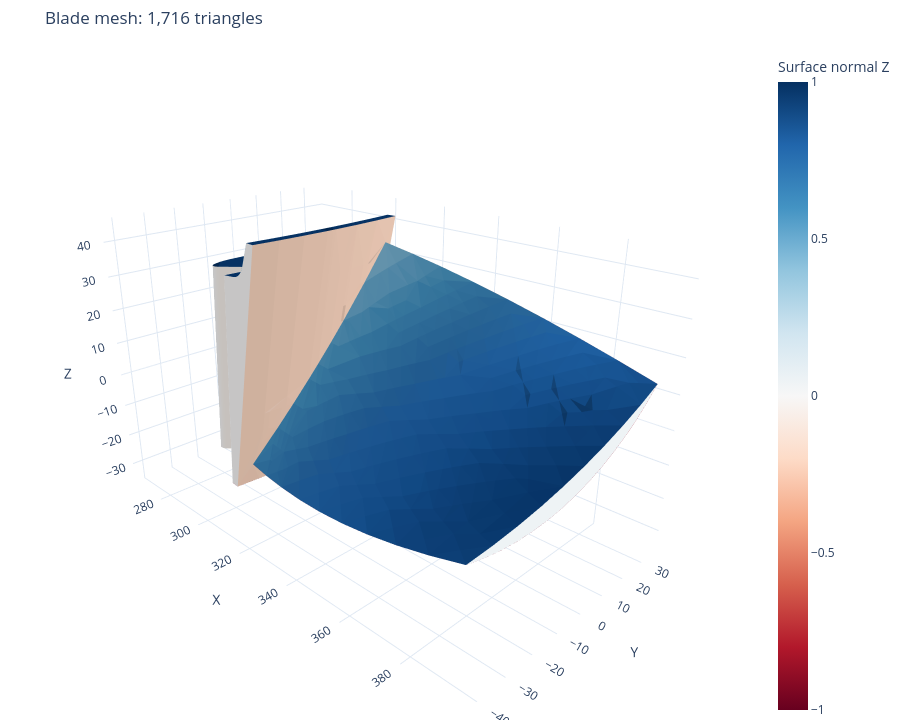

Here is the notebook cell this chart was saved with:
### Code cell
from pathlib import Path

import numpy as np
import plotly.graph_objects as go

blade_candidates = (
    Path.cwd() / "Blade.ast",
    Path.cwd() / "clean_simulation" / "notebooks" / "Blade.ast",
    Path("Blade.ast"),
)
blade_path = next((path for path in blade_candidates if path.is_file()), None)
if blade_path is None:
    raise FileNotFoundError("Could not find Blade.ast from the notebook working directory.")

vertex_rows = [
    line.split(maxsplit=1)[1]
    for line in blade_path.read_text(encoding="ascii").splitlines()
    if line.lstrip().startswith("vertex ")
]
vertices = np.array([np.fromstring(row, sep=" ") for row in vertex_rows])
triangles = vertices.reshape(-1, 3, 3)
triangle_starts = np.arange(len(triangles)) * 3
bounds = np.vstack((vertices.min(axis=0), vertices.max(axis=0)))

face_normals = np.cross(triangles[:, 1] - triangles[:, 0], triangles[:, 2] - triangles[:, 0])
face_normals /= np.linalg.vector_norm(face_normals, axis=1, keepdims=True)
vertical_orientation = face_normals[:, 2]

figure = go.Figure(
    go.Mesh3d(
        x=vertices[:, 0],
        y=vertices[:, 1],
        z=vertices[:, 2],
        i=triangle_starts,
        j=triangle_starts + 1,
        k=triangle_starts + 2,
        intensity=vertical_orientation,
        intensitymode="cell",
        colorscale="RdBu",
        cmin=-1,
        cmax=1,
        colorbar=dict(title="Surface normal Z"),
        flatshading=True,
        hovertemplate="X: %{x:.3f}<br>Y: %{y:.3f}<br>Z: %{z:.3f}<extra></extra>",
    )
)
figure.update_layout(
    title=f"Blade mesh: {len(triangles):,} triangles",
    template="plotly_white",
    height=720,
    margin=dict(l=0, r=0, b=0, t=48),
    scene=dict(
        aspectmode="data",
        xaxis_title="X",
        yaxis_title="Y",
        zaxis_title="Z",
        camera=dict(eye=dict(x=1.5, y=-1.5, z=0.9)),
    ),
)
figure.show(config={"scrollZoom": True, "displaylogo": False})

print(f"Loaded {blade_path.resolve()} with {len(triangles):,} triangles.")
print(f"Bounds: min={bounds[0]}, max={bounds[1]}")

### Figure 1 — Plotly figure (JSON) as saved in the notebook; plotly's stock layout.template omitted (floating-point values rounded to 4 significant figures; data arrays with more than 128 entries replaced by an {"elided": "..."} marker saying what was removed)
{"data": [{"cmax": 1, "cmin": -1, "colorbar": {"title": {"text": "Surface normal Z"}}, "colorscale": [[0, "rgb(103,0,31)"], [0.1, "rgb(178,24,43)"], [0.2, "rgb(214,96,77)"], [0.3, "rgb(244,165,130)"], [0.4, "rgb(253,219,199)"], [0.5, "rgb(247,247,247)"], [0.6, "rgb(209,229,240)"], [0.7, "rgb(146,197,222)"], [0.8, "rgb(67,147,195)"], [0.9, "rgb(33,102,172)"], [1, "rgb(5,48,97)"]], "flatshading": true, "hovertemplate": "X: %{x:.3f}<br>Y: %{y:.3f}<br>Z: %{z:.3f}<extra></extra>", "i": {"elided": "1716 int values"}, "intensity": {"elided": "1716 float values"}, "intensitymode": "cell", "j": {"elided": "1716 int values"}, "k": {"elided": "1716 int values"}, "type": "mesh3d", "x": {"elided": "5148 float values"}, "y": {"elided": "5148 float values"}, "z": {"elided": "5148 float values"}}], "layout": {"height": 720, "margin": {"b": 0, "l": 0, "r": 0, "t": 48}, "scene": {"aspectmode": "data", "camera": {"eye": {"x": 1.5, "y": -1.5, "z": 0.9}}, "xaxis": {"title": {"text": "X"}}, "yaxis": {"title": {"text": "Y"}}, "zaxis": {"title": {"text": "Z"}}}, "title": {"text": "Blade mesh: 1,716 triangles"}}}
